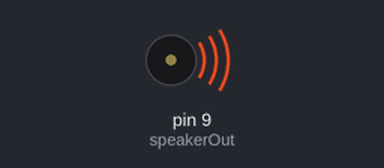
Bench run of a sketch on a simulated Arduino Uno, built with avr-gcc and run on an emulated ATmega328P. On the bench: buzzer (waves = sounding). Random numbers use the default seed unless the sketch sets one.

Above: at 0.28 s.
At 28.0 s:
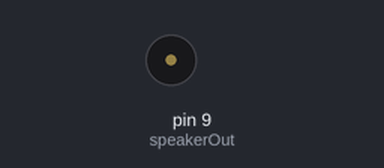
Timing chart, 0 to 29.5 s (numbered marks = the images above):
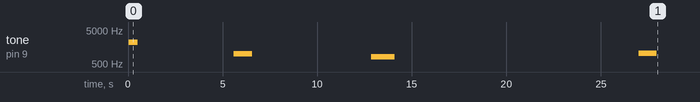

Measured:
- by itself, tone on pin 9 (speakerOut): plays 2150 Hz for 0.48 s, 1003 Hz for 1.0 s, 814 Hz for 1.2 s, 1048 Hz for 0.96 s

The sketch:

ME545_lab1_task4_speaker.ino
```cpp
/*
  ME 545 - Mechatronics
  Lab Group 5
  Juliette Mitrovich, Sijani, Sheila Moroney
  Task 4: Annoying Sound
*/

int speakerOut = 9; // assigned pin number for the speaker
int pulses = 1000; // number of times to pulsate the speaker
int i = 0; // initializing i variable for the for loop
int wait; // initialize variable for random delay
int delayTone1; // initialize variable for random tone
int delayTone2; // initialize variable for random tone

void setup() {
  Serial.begin(9600);
  pinMode(speakerOut, OUTPUT); // define speaker pin mode

}

void loop() {
  // generate random number of microseconds to create a new tone each time
  delayTone1 = random(200, 1000);
  delayTone2 = random(200, 1000);

  // loop the pulsating commands until the desired number is achieved
  for (int i = 0; i < pulses; i++)
  {
    //Pulsate up
    digitalWrite(speakerOut, HIGH);
    delayMicroseconds(delayTone1);

    //Pulsate down
    digitalWrite (speakerOut, LOW);
    delayMicroseconds(delayTone2);
  }
  // generate random number of milliseconds to wait, between 7000 and 15000
  wait = random(5000, 15000);
  delay(wait); // delay the random number of milliseconds.
}
```
